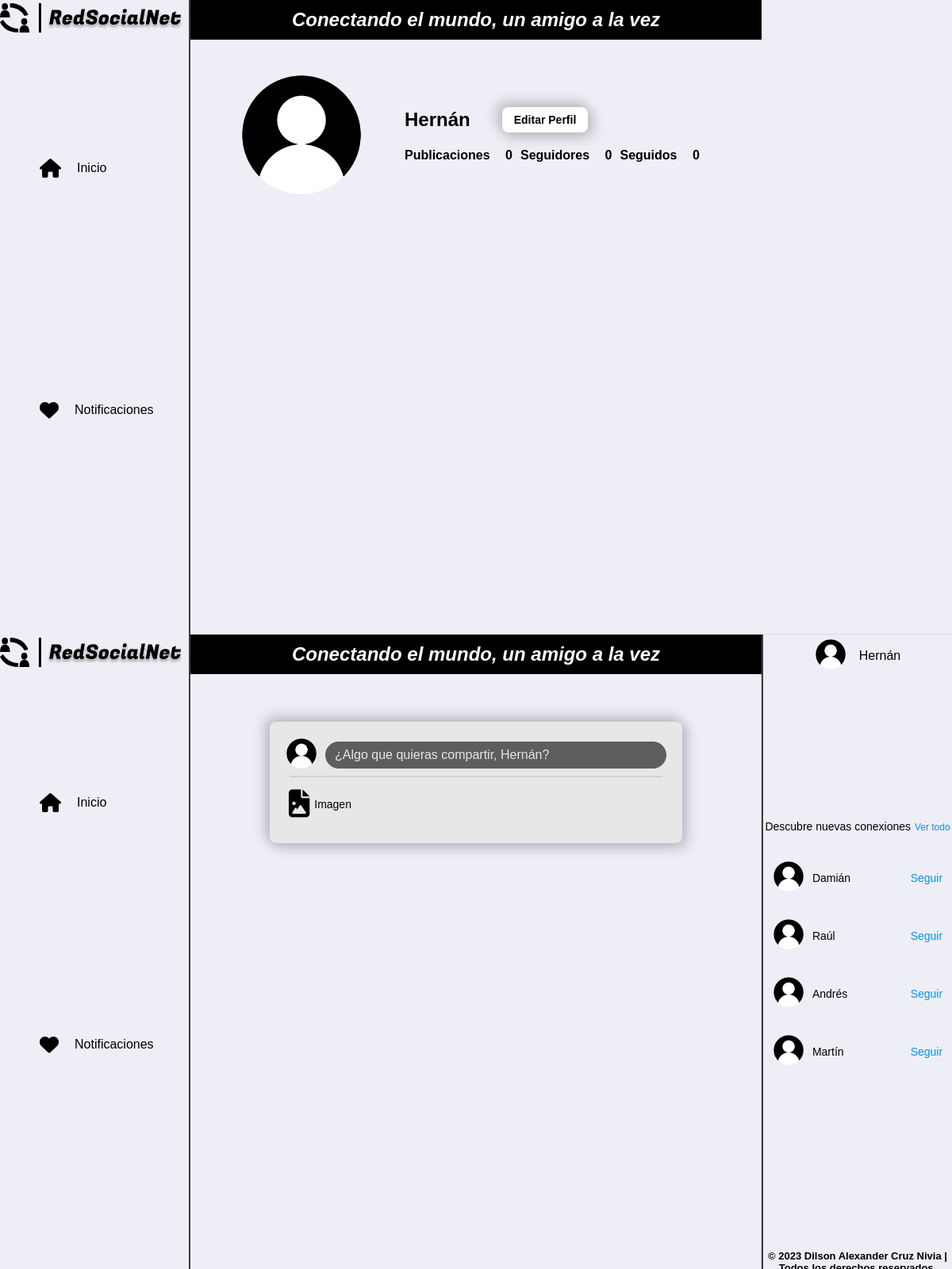
Screenshot of /Vistas/inicio.php (signed in) with the database file from the repository.
### tables this page shows
CREATE TABLE `perfiles` (
  `perfil_id` int(200) NOT NULL,
  `usuario_id` int(200) NOT NULL,
  `name` varchar(200) NOT NULL,
  `last_name` varchar(200) NOT NULL,
  `date_of_birth` date NOT NULL,
  `country` varchar(200) NOT NULL,
  `city` varchar(200) NOT NULL,
  `imagen_perfil` text NOT NULL
);

### Clases/publicacion.php (called while the page is built, shortened)
<?php
require_once('../db.php');
require_once('perfil.php');
class Publicacion
{
    private $connection;
    public function __construct()
    {
        $this->db = Database::getInstance();
        $this->connection = $this->db->getConnection();
        $this->connection->set_charset("utf8mb4");
    }
    public function crearPublicacion()
    {
        $perfil = new Perfil();
        $userData = $perfil->obtenerDatosUsuario();
        $user_name = $userData['name'];
        $user_image = $userData['imagen_perfil'];
        $createHTML = '';
        $createHTML .= '<div class="popup-content">';
        $createHTML .= '<h2 class="create__title">Crear publicación</h2>';
        $createHTML .= '<span class="close-button" id="close_popup_create"><i class="fa-solid fa-xmark"></i></span>';
        $createHTML .= '<div class="create__line"></div>';
        $createHTML .= '<div class="main-publishing__users">';
        $createHTML .= '<div class="users-info">';
        $createHTML .= '<a href="link-perfil-user"><img src="' . $user_image . '" alt="Img profile"></a>';
        $createHTML .= '<a href="link-perfil-user">' . $user_name . '</a>';
        $createHTML .= '</div>';
        $createHTML .= '</div>';
        $createHTML .= '<div class="create__content-text">';
        $createHTML .= '<div class="create__text">';
        $createHTML .= '<textarea placeholder="¿Algo que quieras compartir,' . $user_name . '?" id="contentTextarea"></textarea>';
        $createHTML .= '</div>';
        $createHTML .= '</div>';
        $createHTML .= '<div class="create__content-img" id="imageContent">';
        $createHTML .= '<h3 class="create__title">Añade fotos o imágenes</h3>';
        $createHTML .= '<div id="file-upload-form" class="uploader">';
        $createHTML .= '<input id="file-upload" type="file" name="fileUpload" accept="image/*" />';
        $createHTML .= '<label for="file-upload" id="file-drag">';
        $createHTML .= '<img id="file-image" src="#" alt="Preview" class="hidden">';
        $createHTML .= '<div id="start">';
        $createHTML .= '<i class="fa fa-download" aria-hidden="true"></i>';
        $createHTML .= '<div>Selecciona un archivo o arrástralo aquí</div>';
        $createHTML .= '<div id="notimage" class="hidden">Por favor selecciona una imagen</div>';
        $createHTML .= '<span id="file-upload-btn" class="btn btn-primary">Selecciona un archivo</span>';
        $createHTML .= '</div>';
        $createHTML .= '</label>';
        $createHTML .= '</div>';
        $createHTML .= '</div>';
        $createHTML .= '<div class="create__content-btn-image" id="showImageContent">';
        $createHTML .= '<div class="icons__new-image"><i class="fa-solid fa-file-image"></i><span>Imagen</span></div>';
        $createHTML .= '</div>';
        $createHTML .= '<div class="create__content-btn-publish">';
        $createHTML .= '<div class="icons__btn-publish"><button id="publishBtn">Publicar</button></div>';
        $createHTML .= '</div>';
        $createHTML .= '</div>';
        return $createHTML;
    }
    public function obtenerTotalPublicaciones()
    {
        $user_id = $_SESSION['user_id'];
        $query = "SELECT COUNT(*) AS numero_publicaciones FROM publicaciones WHERE usuario_id = $user_id";
        $result = $this->connection->query($query);
        if ($result) {
            if ($result->num_rows > 0) {
                $row = $result->fetch_assoc();
                $numero_publicaciones = $row['numero_publicaciones'];
                return $numero_publicaciones;
            } else {
                echo "Error: La consulta no devolvió resultados";
            }
        } else {
            echo "Error: La consulta falló";
        }
    }
}
?>

### db.php (called while the page is built, shortened)
<?php
class Database
{
    private static $instance = null;
    private $connection;
    private function __construct()
    {
        $this->connection = new mysqli(DB_HOST, DB_USERNAME, DB_PASSWORD, DB_NAME);
        $this->connection->set_charset("utf8mb4");
    }
    public static function getInstance()
    {
        if (self::$instance === null) {
            self::$instance = new Database();
        }
        return self::$instance;
    }
    public function getConnection()
    {
        return $this->connection;
    }
}
?>

### Clases/perfil.php (called while the page is built, shortened)
<?php
require_once('../db.php');
class Perfil
{
    private $connection;
    public function __construct()
    {
        $this->db = Database::getInstance();
        $this->connection = $this->db->getConnection();
        $this->connection->set_charset("utf8mb4");
    }
    public function obtenerDatosUsuario()
    {
        $user_id = $_SESSION['user_id'];
        $query = "SELECT name, imagen_perfil FROM perfiles WHERE usuario_id = $user_id";
        $result = $this->connection->query($query);
        if ($result) {
            if ($result->num_rows > 0) {
                $row = $result->fetch_assoc();
                $user_name = $row['name'];
                $user_image = $row['imagen_perfil'];
            } else {
                $user_name = "Usuario Desconocido";
                $user_image = "../Img/User-Profile.png";
            }
        } else {
            $user_name = "Error en la consulta";
            $user_image = "../Img/User-Profile.png";
        }
        return ['name' => $user_name, 'imagen_perfil' => $user_image];
    }
}
?>

### Clases/seguidor-seguido.php (the view, shortened to what this page needs)
<?php
require_once('../db.php');
class Seguidor_Seguido
{
    private $connection;
    public function __construct()
    {
        $this->db = Database::getInstance();
        $this->connection = $this->db->getConnection();
        $this->connection->set_charset("utf8mb4");
    }
    public function sugerencias()
    {
        $user_id = $_SESSION['user_id'];
        $queryThree = "SELECT p.usuario_id, p.name, p.imagen_perfil
        FROM perfiles p
        WHERE p.usuario_id != $user_id
        AND NOT EXISTS (
            SELECT 1
            FROM seguidores s
            WHERE s.seguidor_id = $user_id
            AND s.usuario_id = p.usuario_id
        )
        ORDER BY RAND()
        LIMIT 4";
        $resultThree = $this->connection->query($queryThree);
        $usuariosHTML = '';
        if ($resultThree) {
            if ($resultThree->num_rows > 0) {
                while ($row = $resultThree->fetch_assoc()) {
                    $usuario_id = $row['usuario_id'];
                    $nombre = $row['name'];
                    $imagen = $row['imagen_perfil'];
                    $usuariosHTML .= '<div class="sidenav__users-follow">';
                    $usuariosHTML .= '<div class="sidenav__info-user">';
                    $usuariosHTML .= '<a href="../Vistas/perfiles.php?id=' . $usuario_id . '"><img src="' . $imagen . '" alt="Imagen de perfil"></a>';
                    $usuariosHTML .= '<a href="../Vistas/perfiles.php?id=' . $usuario_id . '">' . $nombre . '</a>';
                    $usuariosHTML .= '</div>';
                    $usuariosHTML .= '<a class="follow-button" data-usuario-id="' . $usuario_id . '" href="#"><span>Seguir</span></a>';
                    $usuariosHTML .= '</div>';
                }
            } else {
                echo "No se encontraron usuarios.";
            }
        }
        return $usuariosHTML;
    }
    public function obtenerSeguidoresTotal()
    {
        $user_id = $_SESSION['user_id'];
        $query = "SELECT COUNT(*) AS total_seguidores FROM seguidores WHERE usuario_id = $user_id";
        $result = $this->connection->query($query);
        if ($result) {
            if ($result->num_rows > 0) {
                $row = $result->fetch_assoc();
                $totalFollowers = $row['total_seguidores'];
                return $totalFollowers;
            } else {
                echo "Error: La consulta falló";
            }
        }
    }
    public function obtenerSeguidosTotal()
    {
        $user_id = $_SESSION['user_id'];
        $query = "SELECT COUNT(*) AS total_seguidos FROM seguidos WHERE seguidor_id = $user_id";
        $result = $this->connection->query($query);
        if ($result) {
            if ($result->num_rows > 0) {
                $row = $result->fetch_assoc();
                $totalFollowing = $row['total_seguidos'];
                return $totalFollowing;
            } else {
                echo "Error: La consulta falló";
            }
        }
    }
}
?>

### Vistas/perfil.php (shortened to what this page needs)
<?php
require_once('../Clases/perfil.php');
require_once('../Clases/publicacion.php');
require_once('../Clases/seguidor-seguido.php');
$perfil = new Perfil();
$userData = $perfil->obtenerDatosUsuario();
$user_name = $userData['name'];
$user_image = $userData['imagen_perfil'];
$publicacion = new Publicacion();
$newpublishingHTML = $publicacion->crearPublicacion();
$total_publicaciones = $publicacion->obtenerTotalPublicaciones();
$seguidor_seguido = new Seguidor_Seguido();
$totalFollowers = $seguidor_seguido->obtenerSeguidoresTotal();
$totalFollowings = $seguidor_seguido->obtenerSeguidosTotal();
?>
<!DOCTYPE html>
<html lang="en">
<head>
    <link rel="stylesheet" href="https://cdnjs.cloudflare.com/ajax/libs/font-awesome/6.4.2/css/all.min.css"
 />
    <link rel="stylesheet" href="../Css/perfil.css">
</head>
<body>
    <div class="grid-container">
        <header class="header">
            <div class="header__slogan">
                <h2>Conectando el mundo, un amigo a la vez</h2>
            </div>
        </header>
        <aside class="sidenav sidenav-left">
            <div class="sidenav__logo">
                <img src="../Img/logo.svg" alt="img logo">
            </div>
            <ul class="sidenav__list">
                <a href="inicio.php">
                    <li class="sidenav__list-item"><i class="fa-solid fa-house"></i>Inicio</li>
                </a>
                <a href="#">
                    <li class="sidenav__list-item"><i class="fa-solid fa-heart"></i>Notificaciones</li>
                </a>
                <a href="../Vistas/inicio.php#crear">
                    <li class="sidenav__list-item"><i class="fa-solid fa-square-plus"></i>Crear</li>
                </a>
                <a href="../Vistas/perfil.php">
                    <li class="sidenav__list-item"><img src="<?php echo $user_image; ?>" alt="img profile">Perfil</li>
                </a>
                <a href="#" id="logoutButton">
                    <li class="sidenav__list-item"><i class="fa-solid fa-right-from-bracket"></i>Cerrar sesión</li>
                </a>
            </ul>
        </aside>
        <main class="main">
            <div class="main-cardUser">
                <div class="userInfo__imgProfile"><img src="<?php echo $user_image; ?>" alt="profile"></div>
                <div class="main-cardUser__info">
                    <div class="info_userInfo">
                        <div class="info-name">
                            <h2>
                                <?php echo $user_name; ?>
                            </h2>
                        </div>
                        <div class="btnEdit">
                            <button id="btnEdit" class="editBtn">Editar Perfil</button>
                        </div>
                    </div>
                    <div class="info-socialMedia">
                        <div class="info-publishings">
                            <span>Publicaciones<span class="number">
                                    <?php echo $total_publicaciones; ?>
                                </span></span>
                        </div>
                        <div class="info-followers">
                            <a>Seguidores<span>
                                    <?php echo $totalFollowers; ?>
                                </span></a>
                        </div>
                        <div class="info-following" id="info-following">
                            <a>Seguidos<span>
                                    <?php echo $totalFollowings; ?>
                                </span></a>
                        </div>
                    </div>
                </div>
            </div>
        </main>
    </div>
</body>
</html>

### Vistas/inicio.php (shortened to what this page needs)
<?php
require_once('../Clases/perfil.php');
require_once('../Clases/publicacion.php');
require_once('../Clases/seguidor-seguido.php');
$perfil = new Perfil();
$userData = $perfil->obtenerDatosUsuario();
$user_name = $userData['name'];
$user_image = $userData['imagen_perfil'];
$publicacion = new Publicacion();
$newpublishingHTML = $publicacion->crearPublicacion();
$seguidor_seguido = new Seguidor_Seguido();
$sugerenciasHTML = $seguidor_seguido->sugerencias();
?>
<!DOCTYPE html>
<html lang="en">
<head>
    <link rel="stylesheet" href="https://cdnjs.cloudflare.com/ajax/libs/font-awesome/6.4.2/css/all.min.css"
 />
    <link rel="stylesheet" href="../Css/inicio.css">
</head>
<body>
    <div class="grid-container">
        <header class="header">
            <div class="header__slogan">
                <h2>Conectando el mundo, un amigo a la vez</h2>
            </div>
        </header>
        <aside class="sidenav sidenav-rigth">
            <div class="sidenav__user-profile">
                <a href="../Vistas/perfil.php"><img src="<?php echo $user_image; ?>" alt="Img profile"></a>
                <a href="../Vistas/perfil.php">
                    <?php echo $user_name; ?>
                </a>
            </div>
            <div class="sidenav__users-profiles">
                <div class="sidenav__text">
                    <span>Descubre nuevas conexiones</span>
                    <a id="showAllUsers">Ver todo</a>
                </div>
                <div class="sidenav__follow">
                    <?php echo $sugerenciasHTML; ?>
                </div>
            </div>
            <div class="contact-us">
                <span class="brad">
                    &copy; 2023 Dilson Alexander Cruz Nivia | Todos los
                    derechos reservados.
                </span>
            </div>
        </aside>
        <aside class="sidenav sidenav-left">
            <div class="sidenav__logo">
                <img src="../Img/logo.svg" alt="img logo">
            </div>
            <ul class="sidenav__list">
                <a href="#">
                    <li class="sidenav__list-item"><i class="fa-solid fa-house"></i>Inicio</li>
                </a>
                <a href="#">
                    <li class="sidenav__list-item"><i class="fa-solid fa-heart"></i>Notificaciones</li>
                </a>
                <a href="#" id="crear">
                    <li class="sidenav__list-item"><i class="fa-solid fa-square-plus"></i>Crear</li>
                </a>
            </ul>
        </aside>
        <main class="main">
            <div class="main-header">
                <div class="main-header__create">
                    <div class="create__profile-user">
                        <a href="../Vistas/perfil.php">
                            <div>
                                <img src="<?php echo $user_image; ?>" alt="img profile">
                            </div>
                        </a>
                    </div>
                    <div class="create__new-content">
                        <span>¿Algo que quieras compartir,
                            <?php echo $user_name; ?>?
                        </span>
                    </div>
                </div>
                <div class="main-header__line">
                </div>
                <div class="main-header__icons">
                    <div class="icons__new-image"><i class="fa-solid fa-file-image"></i><span>Imagen</span></div>
                </div>
            </div>
        </main>
    </div>
</body>
</html>

### rows the page displays
perfiles: imagen_perfil (picture), name "Hernán"
perfiles: imagen_perfil (picture), name "Damián"
perfiles: imagen_perfil (picture), name "Raúl"
perfiles: imagen_perfil (picture), name "Andrés"
perfiles: imagen_perfil (picture), name "Martín"

### other values shown
$total_publicaciones "0"
$totalFollowers "0"
$totalFollowings "0"
